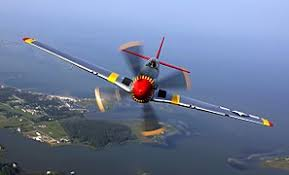
#> input picture _doc/notebooks/cheat_sheet/images1.jpg, 289 x 175 px
$ jupyter execute chsh_images.ipynb
#> lines starting #> are read from the running program, lines starting #| are printed output that depends on the picture
# Images et matrices

Quelques manipulations d'images avec deux modules [Pillow](https://pillow.readthedocs.io/en/5.1.x/) et [scikit-image](http://scikit-image.org/). Le premier module implémente les entrées sorties et quelques effet spéciaux, le second est pratique quand il faut travailler numériquement avec les images.

[cell 1]
from jyquickhelper import add_notebook_menu
add_notebook_menu()
#> (this line was passed over: jyquickhelper is not available in this run)

## PIL : operations simples

### Open

[cell 2]
from PIL import Image
img = Image.open("images1.jpg")
#> img is the input picture: PIL image 289x175 RGB; mean R, G, B 108.7, 123.4, 153.7
img

[cell 3]
img.size
#> Out = (289, 175)

[cell 4]
img.resize((50, 50))
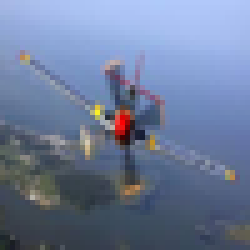
#> Out: PIL image 50x50 RGB (shown 5 times larger); mean R, G, B 108.7, 123.4, 153.7

### Combiner

[cell 5]
new_img = Image.new('RGB', (img.size[0]*2, img.size[1]))
#> new_img: PIL image 578x175 RGB; every value is 0
new_img.paste(img, (0,0))
new_img.paste(img, (img.size[0],0))
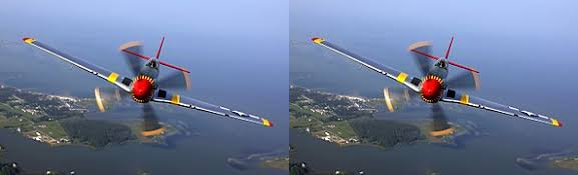
#> new_img: PIL image 578x175 RGB; mean R, G, B 108.7, 123.4, 153.7
new_img

[cell 6]
def combine(*imgs, mode='RGB', vert=False):
#> called with mode = 'RGB', vert = False
    if vert:
        sizesx = [im.size[0] for im in imgs]
        sizesy = [im.size[1] for im in imgs]
        new_img = Image.new(mode, (max(sizesx), sum(sizesy)))
        y = 0
        for im in imgs:
            new_img.paste(im, (0, y))
            y += im.size[1]
    else:
        sizesx = [im.size[0] for im in imgs]
        sizesy = [im.size[1] for im in imgs]
        new_img = Image.new(mode, (sum(sizesx), max(sizesy)))
        x = 0
        for im in imgs:
            new_img.paste(im, (x, 0))
            x += im.size[0]
#> after the loop, x = 578
    return new_img

combine(img, img)

[cell 7]
combine(img, img, vert=True)
#> call 2 of combine, with mode = 'RGB', vert = True
#> in combine (call 2), `sizesx = [im.size[0] for im in imgs]`: sizesx = [289, 289]
#> in combine (call 2), `sizesy = [im.size[1] for im in imgs]`: sizesy = [175, 175]
#> in combine (call 2), `new_img = Image.new(mode, (max(sizesx), sum(sizesy)))`: new_img: PIL image 289x350 RGB; every value is 0
#> after the loop in combine (call 2), `for im in imgs:`:
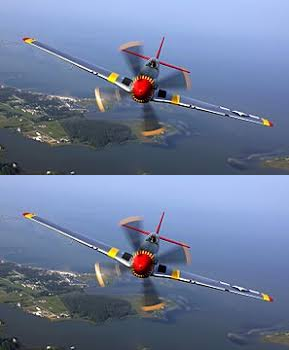
#> new_img: PIL image 289x350 RGB; mean R, G, B 108.7, 123.4, 153.7
#> after the loop in combine (call 2), `for im in imgs:`: y = 350

## PIL to array

Une image en couleur contient trois images, une pour chaque couleur primaire.

[cell 8]
import numpy
array = numpy.array(img.getdata(), dtype=numpy.uint8).reshape(img.size[1], img.size[0], 3)
array.shape
#> Out = (175, 289, 3)

[cell 9]
array.dtype

## D'une matrice à sa transposée

[cell 10]
array.transpose((2, 1, 0)).shape
#> Out = (3, 289, 175)

## Matrice à PIL

[cell 11]
from PIL import Image
img2 = Image.fromarray(array)
img2

## Séparer les couleurs

[cell 12]
im_r, im_b, im_g = img.split()
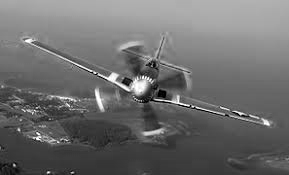
#> im_r: PIL image 289x175 L; min 0, max 255, mean 108.7
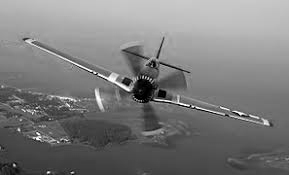
#> im_b: PIL image 289x175 L; min 0, max 255, mean 123.4
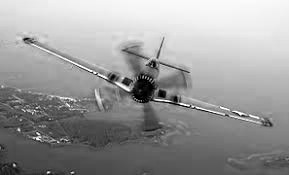
#> im_g: PIL image 289x175 L; min 0, max 255, mean 153.7
combine(im_r, im_b, im_g, mode="L")
#> call 3 of combine, with mode = 'L', vert = False
#> in combine (call 3), `sizesx = [im.size[0] for im in imgs]`: sizesx = [289, 289, 289]
#> in combine (call 3), `sizesy = [im.size[1] for im in imgs]`: sizesy = [175, 175, 175]
#> in combine (call 3), `new_img = Image.new(mode, (sum(sizesx), max(sizesy)))`: new_img: PIL image 867x175 L; every value is 0
#> after the loop in combine (call 3), `for im in imgs:`:
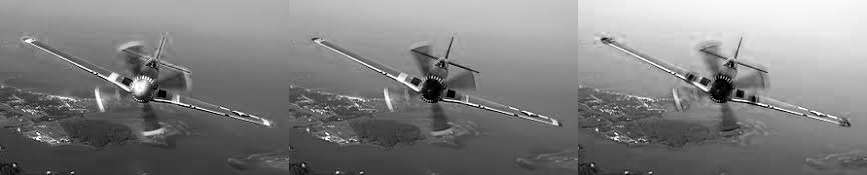
#> new_img: PIL image 867x175 L; min 0, max 255, mean 128.6
#> after the loop in combine (call 3), `for im in imgs:`: x = 867

### YCbCr

[cell 13]
img_ycbcr = img.convert('YCbCr')
#> img_ycbcr: PIL image 289x175 YCbCr; mean of channels 0, 1, 2 122, 145.2, 117.8
img_ycbcr.size
#> Out = (289, 175)

[cell 14]
img_y, img_cb, img_cr = img_ycbcr.split()
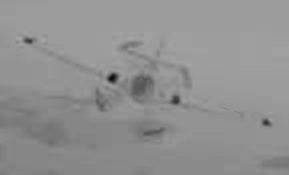
#> img_cb: PIL image 289x175 L; min 8, max 166, mean 145.2
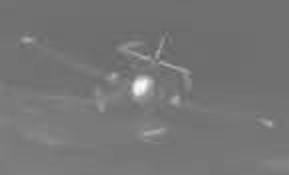
#> img_cr: PIL image 289x175 L; min 97, max 252, mean 117.8
img_y.size
#> Out = (289, 175)

[cell 15]
combine(img_y, img_cb, img_cr, mode="L")
#> call 4 of combine, with mode = 'L', vert = False
#> after the loop in combine (call 4), `for im in imgs:`:
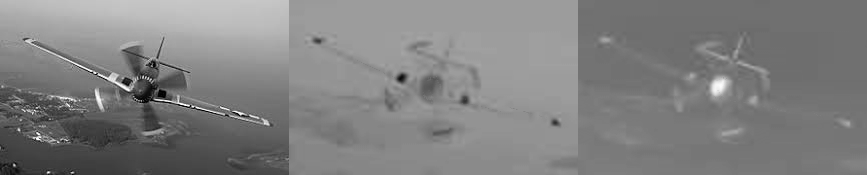
#> new_img: PIL image 867x175 L; min 0, max 255, mean 128.3
#> after the loop in combine (call 4), `for im in imgs:`: x = 867
